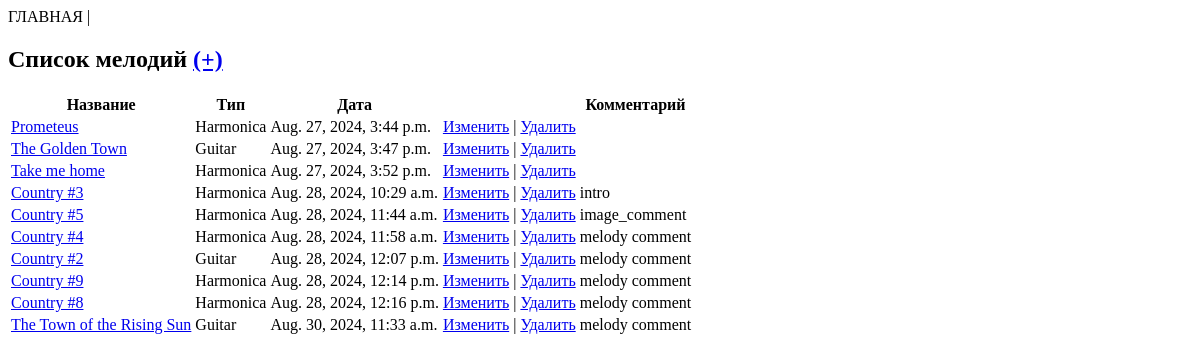
Before: / with the older database file.
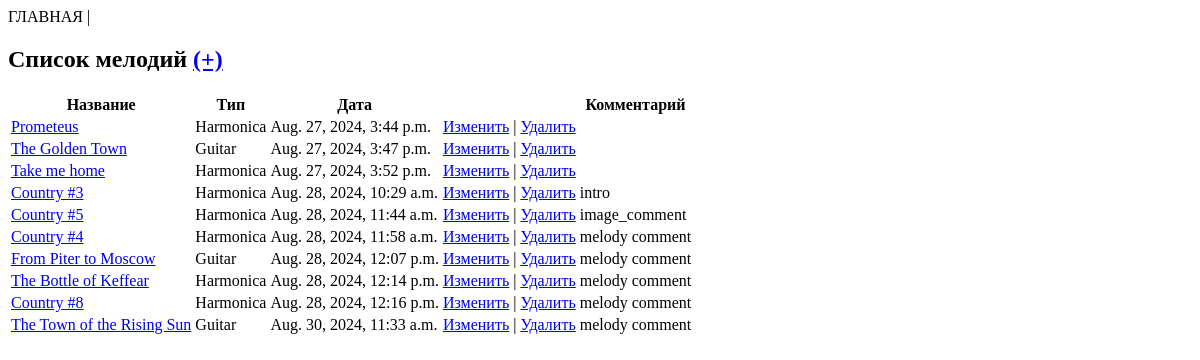
After: the same page with the newer database file.
### app/models.py (models this page shows)
class Melody(models.Model):
    name = models.CharField(max_length=200, unique=True)
    type = models.CharField(max_length=20, null=True, blank=True)
    date = models.DateTimeField()
    comment = models.CharField(max_length=200, blank=True)

### app/views.py (the view)
# urls.py: path("", views.index),
def index(request):
    melodies = Melody.objects.all()
    return render(request, "index.html", {"melodies": melodies})

### app/templates/index.html (shortened to what this page needs)
<!DOCTYPE html>
<html>
<head>
</head>
<body>
    <h2>Список мелодий <a href="create_melody/">(+)</a> </h2>
    <table>
        <thead><th>Название</th><th>Тип</th><th>Дата</th><th></th><th>Комментарий</th></thead>
        {% for melody in melodies %}
        <tr>
            <td><a href="show_melody/{{melody.id}}">{{ melody.name }}</a></td>
            <td>{{ melody.type }}</td>
            <td>{{ melody.date }}</td>
            <td><a href="edit_melody/{{melody.id}}">Изменить</a> | <a href="delete_melody/{{melody.id}}">Удалить</a></td>
            <td>{{ melody.comment }}</td>
        </tr>
        {% endfor %}
    </table>
</body>
</html>

Changed rows visible on the page:
changed Melody: name "Country #2" → "From Piter to Moscow"
changed Melody: name "Country #9" → "The Bottle of Keffear"
